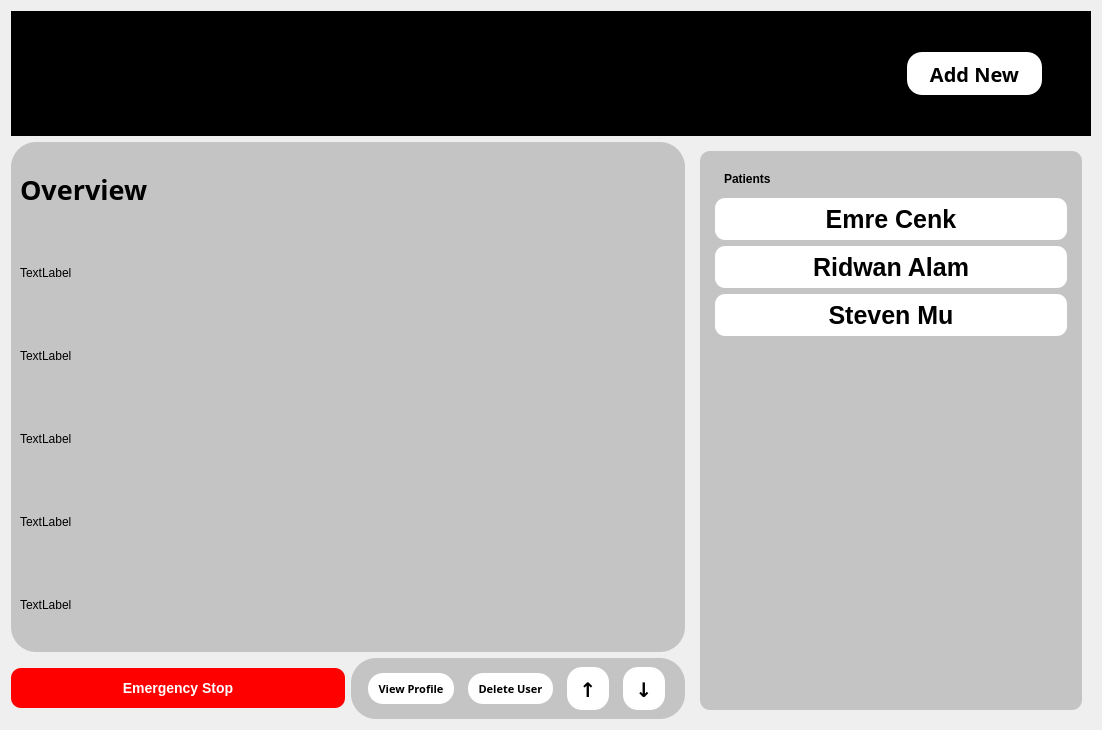
<?xml version="1.0" encoding="UTF-8"?>
<ui version="4.0">
 <class>Dialog</class>
 <widget class="QDialog" name="Dialog">
  <property name="geometry">
   <rect>
    <x>0</x>
    <y>0</y>
    <width>1102</width>
    <height>730</height>
   </rect>
  </property>
  <property name="font">
   <font>
    <kerning>true</kerning>
   </font>
  </property>
  <property name="windowTitle">
   <string>Dialog</string>
  </property>
  <property name="sizeGripEnabled">
   <bool>false</bool>
  </property>
  <layout class="QGridLayout" name="gridLayout">
   <item row="1" column="0" colspan="2">
    <widget class="QWidget" name="gridWidget" native="true">
     <property name="styleSheet">
      <string notr="true">background-color: #c4c4c4;
border-radius: 25%;</string>
     </property>
     <layout class="QGridLayout" name="gridLayout_3">
      <item row="5" column="2">
       <widget class="QLabel" name="label_7">
        <property name="text">
         <string>TextLabel</string>
        </property>
       </widget>
      </item>
      <item row="6" column="2">
       <widget class="QLabel" name="label_9">
        <property name="text">
         <string>TextLabel</string>
        </property>
       </widget>
      </item>
      <item row="2" column="2">
       <widget class="QLabel" name="label">
        <property name="text">
         <string>TextLabel</string>
        </property>
       </widget>
      </item>
      <item row="3" column="2">
       <widget class="QLabel" name="label_5">
        <property name="text">
         <string>TextLabel</string>
        </property>
       </widget>
      </item>
      <item row="1" column="2">
       <widget class="QLabel" name="label_3">
        <property name="font">
         <font>
          <family>Arial Black</family>
          <pointsize>20</pointsize>
          <weight>75</weight>
          <bold>true</bold>
         </font>
        </property>
        <property name="text">
         <string>Overview</string>
        </property>
       </widget>
      </item>
      <item row="4" column="2">
       <widget class="QLabel" name="label_6">
        <property name="text">
         <string>TextLabel</string>
        </property>
       </widget>
      </item>
     </layout>
    </widget>
   </item>
   <item row="1" column="2" rowspan="2">
    <widget class="QWidget" name="verticalWidget" native="true">
     <property name="maximumSize">
      <size>
       <width>400</width>
       <height>16777215</height>
      </size>
     </property>
     <layout class="QVBoxLayout" name="verticalLayout_2">
      <item>
       <widget class="QScrollArea" name="scrollArea">
        <property name="styleSheet">
         <string notr="true">background-color: #c4c4c4;
border-style: outset;
border-radius:10px;
border-color: black;
padding: 6px;
min-width: 10px</string>
        </property>
        <property name="widgetResizable">
         <bool>true</bool>
        </property>
        <widget class="QWidget" name="scrollAreaWidgetContents">
         <property name="geometry">
          <rect>
           <x>0</x>
           <y>0</y>
           <width>370</width>
           <height>551</height>
          </rect>
         </property>
         <layout class="QVBoxLayout" name="verticalLayout_3">
          <item>
           <widget class="QLabel" name="label_4">
            <property name="font">
             <font>
              <weight>75</weight>
              <italic>false</italic>
              <bold>true</bold>
             </font>
            </property>
            <property name="styleSheet">
             <string notr="true">background-color:transparent;</string>
            </property>
            <property name="text">
             <string>Patients</string>
            </property>
           </widget>
          </item>
          <item>
           <widget class="QPushButton" name="Ex2_23">
            <property name="styleSheet">
             <string notr="true">background-color: white;
color:black;
border-style: outset;
border-radius:10px;
border-color: black;
font: bold 25px;
padding: 6px;
min-width: 10px;
height: 30%;</string>
            </property>
            <property name="text">
             <string>Emre Cenk</string>
            </property>
           </widget>
          </item>
          <item>
           <widget class="QPushButton" name="Ex2_24">
            <property name="styleSheet">
             <string notr="true">background-color: white;
color:black;
border-style: outset;
border-radius:10px;
border-color: black;
font: bold 25px;
padding: 6px;
min-width: 10px;
height: 30%;</string>
            </property>
            <property name="text">
             <string>Ridwan Alam</string>
            </property>
           </widget>
          </item>
          <item>
           <widget class="QPushButton" name="Ex2_20">
            <property name="styleSheet">
             <string notr="true">background-color: white;
color:black;
border-style: outset;
border-radius:10px;
border-color: black;
font: bold 25px;
padding: 6px;
min-width: 10px;
height: 30%;</string>
            </property>
            <property name="text">
             <string>Steven Mu</string>
            </property>
           </widget>
          </item>
          <item>
           <spacer name="verticalSpacer">
            <property name="orientation">
             <enum>Qt::Vertical</enum>
            </property>
            <property name="sizeHint" stdset="0">
             <size>
              <width>20</width>
              <height>40</height>
             </size>
            </property>
           </spacer>
          </item>
         </layout>
        </widget>
       </widget>
      </item>
     </layout>
    </widget>
   </item>
   <item row="2" column="1">
    <widget class="QWidget" name="gridWidget" native="true">
     <property name="styleSheet">
      <string notr="true">background-color: #c4c4c4;
border-radius: 25%;</string>
     </property>
     <layout class="QGridLayout" name="gridLayout_4">
      <item row="0" column="2">
       <widget class="QToolButton" name="toolButton_4">
        <property name="font">
         <font>
          <family>Arial Black</family>
          <pointsize>15</pointsize>
          <weight>75</weight>
          <italic>false</italic>
          <bold>true</bold>
         </font>
        </property>
        <property name="styleSheet">
         <string notr="true">background-color: white;

border-style: outset;
border-radius:15px;
border-color: black;
padding: 6px;
min-width: 10px</string>
        </property>
        <property name="text">
         <string extracomment="d">↑</string>
        </property>
       </widget>
      </item>
      <item row="0" column="1">
       <widget class="QToolButton" name="toolButton_6">
        <property name="font">
         <font>
          <family>Arial Black</family>
          <pointsize>8</pointsize>
          <weight>75</weight>
          <italic>false</italic>
          <bold>true</bold>
         </font>
        </property>
        <property name="styleSheet">
         <string notr="true">background-color: white;

border-style: outset;
border-radius:15px;
border-color: black;
padding: 6px;
min-width: 10px</string>
        </property>
        <property name="text">
         <string extracomment="d">Delete User</string>
        </property>
       </widget>
      </item>
      <item row="0" column="3">
       <widget class="QToolButton" name="toolButton_5">
        <property name="font">
         <font>
          <family>Arial Black</family>
          <pointsize>15</pointsize>
          <weight>75</weight>
          <italic>false</italic>
          <bold>true</bold>
         </font>
        </property>
        <property name="styleSheet">
         <string notr="true">background-color: white;

border-style: outset;
border-radius:15px;
border-color: black;
padding: 6px;
min-width: 10px</string>
        </property>
        <property name="text">
         <string extracomment="d">↓</string>
        </property>
       </widget>
      </item>
      <item row="0" column="0">
       <widget class="QToolButton" name="toolButton_2">
        <property name="font">
         <font>
          <family>Arial Black</family>
          <pointsize>8</pointsize>
          <weight>75</weight>
          <italic>false</italic>
          <bold>true</bold>
         </font>
        </property>
        <property name="styleSheet">
         <string notr="true">background-color: white;

border-style: outset;
border-radius:15px;
border-color: black;
padding: 6px;
min-width: 10px</string>
        </property>
        <property name="text">
         <string extracomment="d">View Profile</string>
        </property>
       </widget>
      </item>
     </layout>
    </widget>
   </item>
   <item row="0" column="0" colspan="3">
    <widget class="QWidget" name="horizontalWidget" native="true">
     <property name="maximumSize">
      <size>
       <width>16777215</width>
       <height>125</height>
      </size>
     </property>
     <property name="styleSheet">
      <string notr="true">background-color: black</string>
     </property>
     <layout class="QHBoxLayout" name="horizontalLayout_2">
      <item>
       <widget class="QLabel" name="label_2">
        <property name="maximumSize">
         <size>
          <width>16777215</width>
          <height>100</height>
         </size>
        </property>
        <property name="text">
         <string/>
        </property>
        <property name="pixmap">
         <pixmap>logo.jpg</pixmap>
        </property>
        <property name="scaledContents">
         <bool>true</bool>
        </property>
       </widget>
      </item>
      <item>
       <spacer name="horizontalSpacer">
        <property name="orientation">
         <enum>Qt::Horizontal</enum>
        </property>
        <property name="sizeHint" stdset="0">
         <size>
          <width>40</width>
          <height>20</height>
         </size>
        </property>
       </spacer>
      </item>
      <item>
       <widget class="QToolButton" name="toolButton_3">
        <property name="font">
         <font>
          <family>Arial Black</family>
          <pointsize>15</pointsize>
          <weight>75</weight>
          <italic>false</italic>
          <bold>true</bold>
         </font>
        </property>
        <property name="styleSheet">
         <string notr="true">background-color: white;

border-style: outset;
border-radius:15px;
border-color: black;
padding: 6px;
min-width: 10px</string>
        </property>
        <property name="text">
         <string extracomment="d">  Add New  </string>
        </property>
       </widget>
      </item>
      <item>
       <spacer name="horizontalSpacer_2">
        <property name="orientation">
         <enum>Qt::Horizontal</enum>
        </property>
        <property name="sizeType">
         <enum>QSizePolicy::Minimum</enum>
        </property>
        <property name="sizeHint" stdset="0">
         <size>
          <width>40</width>
          <height>20</height>
         </size>
        </property>
       </spacer>
      </item>
     </layout>
    </widget>
   </item>
   <item row="2" column="0">
    <widget class="QPushButton" name="pushButton">
     <property name="minimumSize">
      <size>
       <width>22</width>
       <height>40</height>
      </size>
     </property>
     <property name="font">
      <font>
       <pointsize>-1</pointsize>
       <weight>75</weight>
       <italic>false</italic>
       <bold>true</bold>
      </font>
     </property>
     <property name="styleSheet">
      <string notr="true">background-color: red;
color:white;
border-style: outset;
border-radius:10px;
border-color: black;
font: bold 14px;
padding: 6px;
min-width: 10px</string>
     </property>
     <property name="text">
      <string extracomment="d">Emergency Stop</string>
     </property>
    </widget>
   </item>
  </layout>
 </widget>
 <resources/>
 <connections/>
</ui>
